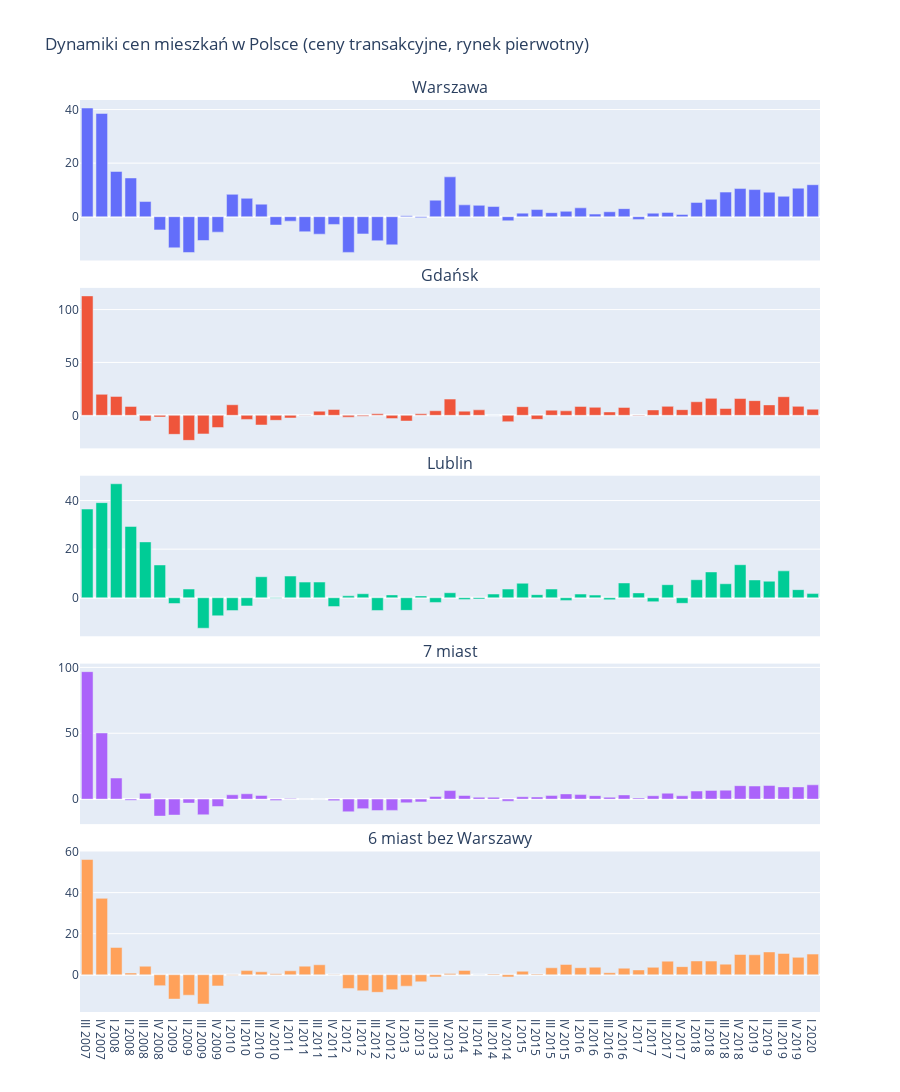

The cell this chart's notebook holds for it:
### Markdown cell above
###### Dynamika cen za 1 metr kwadratowy

### Code cell
fig = make_subplots(rows=len(MIASTA), cols=1, subplot_titles = MIASTA, shared_xaxes=True, vertical_spacing = 0.03)
for _counter, _miasto in enumerate(MIASTA):
    fig.add_trace(go.Bar(x = dane_dyn['Kwartał'].values,
                         y = dane_dyn[_miasto].values,
                         name = _miasto),
                  row = _counter + 1, col=1)
fig.update_layout(height = 300 * len(MIASTA), showlegend = False,
                  title='Dynamiki cen mieszkań w Polsce (ceny ' + CENY + ', rynek ' + RYNEK + ')')
fig.show()

### Figure 1 — Plotly figure (JSON) as saved in the notebook; plotly's stock layout.template omitted (floating-point values rounded to 4 significant figures)
{"data": [{"name": "Warszawa", "type": "bar", "x": ["III 2007", "IV 2007", "I 2008", "II 2008", "III 2008", "IV 2008", "I 2009", "II 2009", "III 2009", "IV 2009", "I 2010", "II 2010", "III 2010", "IV 2010", "I 2011", "II 2011", "III 2011", "IV 2011", "I 2012", "II 2012", "III 2012", "IV 2012", "I 2013", "II 2013", "III 2013", "IV 2013", "I 2014", "II 2014", "III 2014", "IV 2014", "I 2015", "II 2015", "III 2015", "IV 2015", "I 2016", "II 2016", "III 2016", "IV 2016", "I 2017", "II 2017", "III 2017", "IV 2017", "I 2018", "II 2018", "III 2018", "IV 2018", "I 2019", "II 2019", "III 2019", "IV 2019", "I 2020"], "xaxis": "x", "y": [40.57, 38.55, 16.89, 14.46, 5.66, -4.92, -11.62, -13.36, -8.89, -5.76, 8.35, 6.87, 4.68, -3.11, -1.67, -5.61, -6.52, -2.89, -13.32, -6.43, -8.97, -10.51, 0.33, -0.35, 6.16, 14.87, 4.42, 4.24, 3.8, -1.52, 1.33, 2.66, 1.5, 2.01, 3.3, 0.97, 1.84, 3, -1.01, 1.31, 1.61, 0.84, 5.33, 6.51, 9.18, 10.5, 10.12, 9.16, 7.62, 10.64, 11.94], "yaxis": "y"}, {"name": "Gdańsk", "type": "bar", "x": ["III 2007", "IV 2007", "I 2008", "II 2008", "III 2008", "IV 2008", "I 2009", "II 2009", "III 2009", "IV 2009", "I 2010", "II 2010", "III 2010", "IV 2010", "I 2011", "II 2011", "III 2011", "IV 2011", "I 2012", "II 2012", "III 2012", "IV 2012", "I 2013", "II 2013", "III 2013", "IV 2013", "I 2014", "II 2014", "III 2014", "IV 2014", "I 2015", "II 2015", "III 2015", "IV 2015", "I 2016", "II 2016", "III 2016", "IV 2016", "I 2017", "II 2017", "III 2017", "IV 2017", "I 2018", "II 2018", "III 2018", "IV 2018", "I 2019", "II 2019", "III 2019", "IV 2019", "I 2020"], "xaxis": "x2", "y": [112.9, 19.84, 17.91, 8.45, -5.35, -1.6, -17.98, -23.68, -17.58, -11.58, 9.99, -3.88, -9.17, -4.75, -2.53, -0.29, 3.93, 5.56, -1.72, -1, 1.38, -3.09, -5.4, 1.38, 4.32, 15.35, 3.95, 5.19, 0.18, -6.01, 8.18, -3.81, 4.89, 4.25, 8.42, 7.59, 3.19, 7.47, -0.33, 5.1, 8.48, 5.37, 12.82, 16.04, 6.46, 15.89, 13.89, 9.87, 17.6, 8.47, 5.8], "yaxis": "y2"}, {"name": "Lublin", "type": "bar", "x": ["III 2007", "IV 2007", "I 2008", "II 2008", "III 2008", "IV 2008", "I 2009", "II 2009", "III 2009", "IV 2009", "I 2010", "II 2010", "III 2010", "IV 2010", "I 2011", "II 2011", "III 2011", "IV 2011", "I 2012", "II 2012", "III 2012", "IV 2012", "I 2013", "II 2013", "III 2013", "IV 2013", "I 2014", "II 2014", "III 2014", "IV 2014", "I 2015", "II 2015", "III 2015", "IV 2015", "I 2016", "II 2016", "III 2016", "IV 2016", "I 2017", "II 2017", "III 2017", "IV 2017", "I 2018", "II 2018", "III 2018", "IV 2018", "I 2019", "II 2019", "III 2019", "IV 2019", "I 2020"], "xaxis": "x3", "y": [36.5, 39.13, 46.9, 29.35, 22.98, 13.49, -2.37, 3.58, -12.54, -7.42, -5.29, -3.37, 8.65, -0.23, 8.92, 6.44, 6.47, -3.63, 0.8, 1.64, -5.24, 1.18, -5.19, 0.75, -1.93, 2.06, -0.77, -0.53, 1.53, 3.57, 5.97, 1.28, 3.59, -1.09, 1.52, 1.1, -0.82, 6.09, 2, -1.63, 5.37, -2.28, 7.42, 10.62, 5.76, 13.59, 7.33, 6.81, 11.06, 3.33, 1.71], "yaxis": "y3"}, {"name": "7 miast", "type": "bar", "x": ["III 2007", "IV 2007", "I 2008", "II 2008", "III 2008", "IV 2008", "I 2009", "II 2009", "III 2009", "IV 2009", "I 2010", "II 2010", "III 2010", "IV 2010", "I 2011", "II 2011", "III 2011", "IV 2011", "I 2012", "II 2012", "III 2012", "IV 2012", "I 2013", "II 2013", "III 2013", "IV 2013", "I 2014", "II 2014", "III 2014", "IV 2014", "I 2015", "II 2015", "III 2015", "IV 2015", "I 2016", "II 2016", "III 2016", "IV 2016", "I 2017", "II 2017", "III 2017", "IV 2017", "I 2018", "II 2018", "III 2018", "IV 2018", "I 2019", "II 2019", "III 2019", "IV 2019", "I 2020"], "xaxis": "x4", "y": [96.77, 50.2, 16, -0.88, 4.5, -12.91, -12.12, -3.02, -11.93, -5.61, 3.27, 4.04, 2.8, -0.98, 0.39, 0.06, 0.03, -1.19, -9.62, -7.23, -8.71, -8.56, -2.84, -2.11, 2.03, 6.46, 2.73, 1.4, 1.44, -1.6, 1.79, 1.6, 2.68, 3.94, 3.42, 2.64, 1.42, 3.16, 0.81, 2.56, 4.5, 2.51, 6.14, 6.59, 6.78, 10.19, 9.94, 10.31, 9.26, 9.28, 10.84], "yaxis": "y4"}, {"name": "6 miast bez Warszawy", "type": "bar", "x": ["III 2007", "IV 2007", "I 2008", "II 2008", "III 2008", "IV 2008", "I 2009", "II 2009", "III 2009", "IV 2009", "I 2010", "II 2010", "III 2010", "IV 2010", "I 2011", "II 2011", "III 2011", "IV 2011", "I 2012", "II 2012", "III 2012", "IV 2012", "I 2013", "II 2013", "III 2013", "IV 2013", "I 2014", "II 2014", "III 2014", "IV 2014", "I 2015", "II 2015", "III 2015", "IV 2015", "I 2016", "II 2016", "III 2016", "IV 2016", "I 2017", "II 2017", "III 2017", "IV 2017", "I 2018", "II 2018", "III 2018", "IV 2018", "I 2019", "II 2019", "III 2019", "IV 2019", "I 2020"], "xaxis": "x5", "y": [56.11, 37.19, 13.32, 0.84, 4.16, -5.3, -11.85, -9.96, -14.23, -5.44, -0.19, 2.01, 1.43, 0.46, 1.92, 4.2, 4.86, -0.07, -6.68, -7.77, -8.55, -7.26, -5.56, -3.44, -1.05, 0.58, 2.13, 0.05, 0.37, -1.04, 1.7, 0.39, 3.39, 5.01, 3.42, 3.68, 0.98, 3.19, 2.34, 3.62, 6.62, 3.95, 6.7, 6.65, 5.17, 9.87, 9.72, 11.1, 10.37, 8.48, 10.05], "yaxis": "y5"}], "layout": {"annotations": [{"font": {"size": 16}, "showarrow": false, "text": "Warszawa", "x": 0.5, "xanchor": "center", "xref": "paper", "y": 1, "yanchor": "bottom", "yref": "paper"}, {"font": {"size": 16}, "showarrow": false, "text": "Gdańsk", "x": 0.5, "xanchor": "center", "xref": "paper", "y": 0.794, "yanchor": "bottom", "yref": "paper"}, {"font": {"size": 16}, "showarrow": false, "text": "Lublin", "x": 0.5, "xanchor": "center", "xref": "paper", "y": 0.588, "yanchor": "bottom", "yref": "paper"}, {"font": {"size": 16}, "showarrow": false, "text": "7 miast", "x": 0.5, "xanchor": "center", "xref": "paper", "y": 0.382, "yanchor": "bottom", "yref": "paper"}, {"font": {"size": 16}, "showarrow": false, "text": "6 miast bez Warszawy", "x": 0.5, "xanchor": "center", "xref": "paper", "y": 0.176, "yanchor": "bottom", "yref": "paper"}], "height": 1500, "showlegend": false, "title": {"text": "Dynamiki cen mieszkań w Polsce (ceny transakcyjne, rynek pierwotny)"}, "xaxis": {"anchor": "y", "domain": [0, 1], "matches": "x5", "showticklabels": false}, "xaxis2": {"anchor": "y2", "domain": [0, 1], "matches": "x5", "showticklabels": false}, "xaxis3": {"anchor": "y3", "domain": [0, 1], "matches": "x5", "showticklabels": false}, "xaxis4": {"anchor": "y4", "domain": [0, 1], "matches": "x5", "showticklabels": false}, "xaxis5": {"anchor": "y5", "domain": [0, 1]}, "yaxis": {"anchor": "x", "domain": [0.824, 1]}, "yaxis2": {"anchor": "x2", "domain": [0.618, 0.794]}, "yaxis3": {"anchor": "x3", "domain": [0.412, 0.588]}, "yaxis4": {"anchor": "x4", "domain": [0.206, 0.382]}, "yaxis5": {"anchor": "x5", "domain": [0, 0.176]}}}
